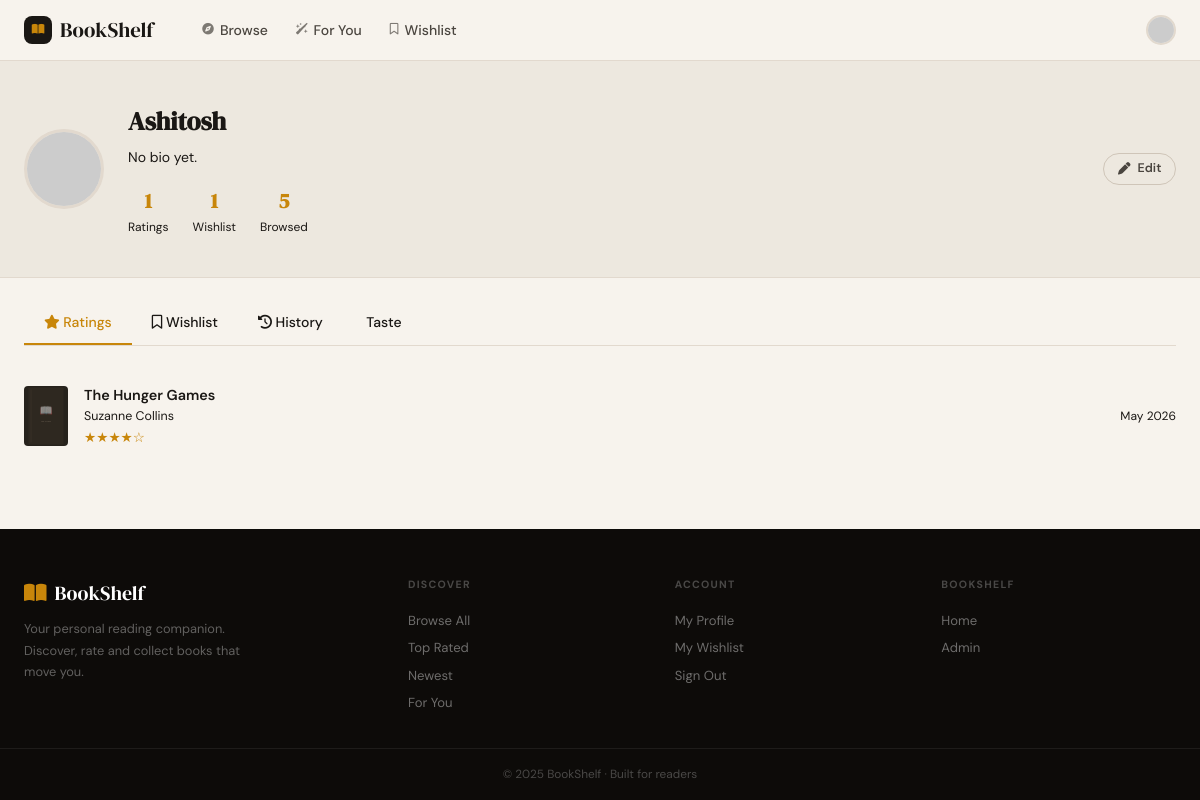
/user/profile (signed in), run on the app's committed database.
### app/models.py (models this page shows, shortened)
class User(UserMixin, db.Model):
    __tablename__ = 'users'
    __table_args__ = {'extend_existing': True}
    id             = db.Column(db.Integer, primary_key=True)
    username       = db.Column(db.String(80), unique=True, nullable=False)
    email          = db.Column(db.String(120), unique=True, nullable=False)
    password_hash  = db.Column(db.String(256), nullable=False)
    avatar_url     = db.Column(db.String(512))
    bio            = db.Column(db.Text)
    is_active      = db.Column(db.Boolean, default=True, nullable=False)
    is_admin       = db.Column(db.Boolean, default=False, nullable=False)
    is_super_admin = db.Column(db.Boolean, default=False, nullable=False)
    created_at     = db.Column(db.DateTime, default=datetime.utcnow, nullable=False)
    updated_at     = db.Column(db.DateTime, default=datetime.utcnow,
                               onupdate=datetime.utcnow, nullable=False)
    last_login     = db.Column(db.DateTime)
    ratings        = db.relationship('Rating',       backref='user', lazy='dynamic', cascade='all,delete')
    wishlist_items = db.relationship('Wishlist',      backref='user', lazy='dynamic', cascade='all,delete')
    read_items     = db.relationship('ReadHistory',   backref='user', lazy='dynamic', cascade='all,delete')
    genre_prefs    = db.relationship('UserGenrePref', backref='user', lazy='dynamic', cascade='all,delete')

class Rating(db.Model):
    __tablename__ = 'ratings'
    __table_args__ = (
        db.UniqueConstraint('user_id', 'book_id', name='uq_user_book'),
        {'extend_existing': True},
    )
    id         = db.Column(db.Integer, primary_key=True)
    user_id    = db.Column(db.Integer, db.ForeignKey('users.id'), nullable=False)
    book_id    = db.Column(db.Integer, db.ForeignKey('books.id'), nullable=False)
    rating     = db.Column(db.Float, nullable=False)
    review     = db.Column(db.Text)
    created_at = db.Column(db.DateTime, default=datetime.utcnow, nullable=False)
    updated_at = db.Column(db.DateTime, default=datetime.utcnow,
                           onupdate=datetime.utcnow, nullable=False)

class Book(db.Model):
    __tablename__ = 'books'
    __table_args__ = {'extend_existing': True}
    id                 = db.Column(db.Integer, primary_key=True)
    isbn               = db.Column(db.String(30))
    isbn13             = db.Column(db.String(20))
    external_id        = db.Column(db.String(256))          # raw id from CSV e.g. show/1234.Title
    title              = db.Column(db.String(512), nullable=False)
    series             = db.Column(db.String(256))          # e.g. "BTTH, #1"
    author             = db.Column(db.String(512))
    publisher          = db.Column(db.String(256))
    description        = db.Column(db.Text)
    cover_image_url    = db.Column(db.String(1024))
    publication_date   = db.Column(db.String(50))
    page_count         = db.Column(db.Integer)
    language           = db.Column(db.String(50))
    category           = db.Column(db.String(256))          # e.g. "Web Novel (Xianxia)"
    region             = db.Column(db.String(100))          # e.g. "China"
    amazon_link        = db.Column(db.String(1024))
    free_source_link   = db.Column(db.String(1024))
    free_source_name   = db.Column(db.String(256))          # e.g. "Official Translation"
    average_rating     = db.Column(db.Float, default=0.0)
    ratings_count      = db.Column(db.Integer, default=0)
    text_reviews_count = db.Column(db.Integer, default=0)
    popularity         = db.Column(db.Float, default=0.0)
    created_at         = db.Column(db.DateTime, default=datetime.utcnow, nullable=False)
    updated_at         = db.Column(db.DateTime, default=datetime.utcnow,
                                   onupdate=datetime.utcnow, nullable=False)
    genres  = db.relationship('Genre', secondary=book_genres, lazy='subquery',
                              backref=db.backref('books', lazy=True))
    ratings = db.relationship('Rating',      backref='book', lazy='dynamic', cascade='all,delete')
    wishers = db.relationship('Wishlist',    backref='book', lazy='dynamic', cascade='all,delete')
    readers = db.relationship('ReadHistory', backref='book', lazy='dynamic', cascade='all,delete')
    def cover(self):
        if self.cover_image_url and self.cover_image_url.startswith('http'):
            return self.cover_image_url
        if self.isbn13:
            return f'https://covers.openlibrary.org/b/isbn/{self.isbn13}-M.jpg'
        if self.isbn and self.isbn.lower() not in ('n/a', 'na', 'none', ''):
            return f'https://covers.openlibrary.org/b/isbn/{self.isbn}-M.jpg'
        return None

### app/routes/user.py (the view)
@user_bp.route('/profile')
@login_required
def profile():
    ratings    = (Rating.query.filter_by(user_id=current_user.id)
                  .order_by(Rating.updated_at.desc()).limit(20).all())
    wishlist   = (Wishlist.query.filter_by(user_id=current_user.id)
                  .order_by(Wishlist.added_at.desc()).limit(12).all())
    history    = (ReadHistory.query.filter_by(user_id=current_user.id)
                  .order_by(ReadHistory.read_at.desc()).limit(12).all())
    prefs      = (UserGenrePref.query.filter_by(user_id=current_user.id)
                  .order_by(UserGenrePref.weight.desc()).limit(6).all())
    taste_labels = [p.genre.name for p in prefs]
    taste_data   = [round(p.weight, 2) for p in prefs]
    dist = {i: 0 for i in range(1, 6)}
    for r in Rating.query.filter_by(user_id=current_user.id).all():
        key = round(r.rating)
        if key in dist:
            dist[key] += 1
    book_ids   = [r.book_id for r in ratings]
    books_map  = {b.id: b for b in Book.query.filter(Book.id.in_(book_ids)).all()}
    wish_ids   = [w.book_id for w in wishlist]
    wish_books = {b.id: b for b in Book.query.filter(Book.id.in_(wish_ids)).all()}
    hist_ids   = [h.book_id for h in history]
    hist_books = {b.id: b for b in Book.query.filter(Book.id.in_(hist_ids)).all()}
    return render_template('user/profile.html',
                           ratings=ratings,
                           wishlist=wishlist,
                           history=history,
                           books_map=books_map,
                           wish_books=wish_books,
                           hist_books=hist_books,
                           taste_labels=taste_labels,
                           taste_data=taste_data,
                           dist=dist)

### app/models.py (called while the page is built)
@login_manager.user_loader
def load_user(user_id):
    return db.session.get(User, int(user_id))

### app/templates/user/profile.html (shortened to what this page needs)
{% extends "base.html" %}
{% block content %}
<div class="profile-hero">
  <div class="container">
    <div class="profile-layout">
      <img class="profile-avatar"
           src="{{ current_user.avatar_url or 'https://api.dicebear.com/8.x/initials/svg?seed=' ~ current_user.username }}"
           alt="{{ current_user.username }}">
      <div>
        <div class="profile-name">{{ current_user.username }}</div>
        <div class="profile-bio">{{ current_user.bio or 'No bio yet.' }}</div>
        <div class="profile-stats">
          <div class="p-stat"><div class="p-stat-num">{{ ratings|length }}</div><div class="p-stat-label">Ratings</div></div>
          <div class="p-stat"><div class="p-stat-num">{{ wishlist|length }}</div><div class="p-stat-label">Wishlist</div></div>
          <div class="p-stat"><div class="p-stat-num">{{ history|length }}</div><div class="p-stat-label">Browsed</div></div>
        </div>
      </div>
      <div class="profile-actions">
        <a href="{{ url_for('user.edit_profile') }}" class="btn btn-ghost btn-sm"><i class="fa-solid fa-pen"></i> Edit</a>
      </div>
    </div>
  </div>
</div>
<div class="container">
  <div class="tabs">
    <span class="tab active" onclick="showTab('ratings',this)"><i class="fa-solid fa-star"></i> Ratings</span>
    <span class="tab" onclick="showTab('wishlist',this)"><i class="fa-regular fa-bookmark"></i> Wishlist</span>
    <span class="tab" onclick="showTab('history',this)"><i class="fa-solid fa-clock-rotate-left"></i> History</span>
    <span class="tab" onclick="showTab('taste',this)"> Taste</span>
  </div>
  <div class="tab-content active" id="tab-ratings">
    {% if ratings %}
      {% for r in ratings %}
      {% set book = books_map.get(r.book_id) %}{% if book %}
      <div class="rating-row">
        <img class="rating-cover" src="{{ book.cover() or '/static/img/no-cover.svg' }}" onerror="this.src='/static/img/no-cover.svg'">
        <div class="rating-info">
          <a href="{{ url_for('books.detail', book_id=book.id) }}" style="color:var(--text-primary)">
            <div class="rating-title">{{ book.title }}</div>
          </a>
          <div class="rating-author">{{ book.author or 'Unknown' }}</div>
          <div class="rating-stars">{% for i in range(1,6) %}{% if i <= r.rating %}★{% else %}☆{% endif %}{% endfor %}</div>
        </div>
        <div class="rating-date">{{ r.updated_at.strftime('%b %Y') }}</div>
      </div>
      {% endif %}{% endfor %}
    {% else %}
    <div class="empty-state"><i class="fa-solid fa-star"></i><p>No ratings yet. Start rating books!</p><a href="{{ url_for('books.browse') }}" class="btn btn-gold">Browse Books</a></div>
    {% endif %}
  </div>
      {% set total = dist.values()|sum or 1 %}
</div>
{% endblock %}

### app/templates/base.html (style rules this page uses)
:root { --bg: #F7F3ED; --bg-alt: #EDE8DF; --surface: #FFFFFF; --ink: #1A1714; --ink-mid: #2E2A26; --text: #1A1714; --text-2: #4A453F; --text-3: #8C857C; --border: #E2D9CE; --border-2: #CFC5B8; --red: #C74B30; --red-dark: #A33B23; --red-light: #FDF1EE; --gold: #C8860A; --gold-light: #FEF5E4; --teal: #1A6B6B; --teal-light: #EAF5F5; --green: #1A7A4A; --green-light: #EDF7F2; --dark: #0D0B09; --dark-2: #18150F; --dark-3: #252019; --s1: 0 1px 3px rgba(0,0,0,.07), 0 1px 2px rgba(0,0,0,.04); --s2: 0 4px 16px rgba(0,0,0,.09), 0 2px 4px rgba(0,0,0,.05); --s3: 0 8px 32px rgba(0,0,0,.11), 0 3px 8px rgba(0,0,0,.06); --s4: 0 24px 64px rgba(0,0,0,.15), 0 8px 24px rgba(0,0,0,.08); --card-ring: 0 0 0 1px rgba(0,0,0,.07); --r1: 4px; --r2: 8px; --r3: 12px; --r4: 18px; --r5: 9999px; --serif: 'DM Serif Display', Georgia, serif; --sans: 'DM Sans', system-ui, sans-serif; --ease: cubic-bezier(.25,.46,.45,.94); --t: .18s var(--ease); --cream: #F7F3ED; --cream-alt: #EDE8DF; --parchment: #F7F3ED; --parchment-alt: #EDE8DF; --white: #FFFFFF; --navy: #0D0B09; --navy-mid: #18150F; --navy-light: #EDF7F2; --forest: #1A7A4A; --forest-mid: #155E38; --forest-light: #EDF7F2; --terra: #C74B30; --terra-dark: #A33B23; --terra-light: #FDF1EE; --amber: #C8860A; --amber-light: #FEF5E4; --gold-l: #FEF5E4; --sage: #2D7A55; --sage-light: #EAF5EF; --text-900: #1A1714; --text-700: #2E2A26; --text-600: #3D3830; --text-500: #4A453F; --text-400: #6B655C; --text-300: #8C857C; --bg-card: #FFFFFF; --bg-surface: #EDE8DF; --bg-raised: #EDE8DF; --radius-sm: 4px; --radius-md: 8px; --radius-lg: 12px; --radius-xl: 18px; --radius-full: 9999px; --shadow-sm: 0 1px 3px rgba(0,0,0,.07); --shadow-md: 0 4px 16px rgba(0,0,0,.09); --shadow-lg: 0 8px 32px rgba(0,0,0,.11); --shadow-card: 0 0 0 1px rgba(0,0,0,.07), 0 2px 6px rgba(0,0,0,.05); --transition: .18s cubic-bezier(.25,.46,.45,.94); --font-display: 'DM Serif Display', Georgia, serif; --font-body: 'DM Sans', system-ui, sans-serif; --ease-spring: cubic-bezier(.34,1.4,.64,1); }
*,*::before,*::after { box-sizing:border-box; margin:0; padding:0; }
html { scroll-behavior:smooth; -webkit-font-smoothing:antialiased; }
body { font-family:var(--sans); background:var(--bg); color:var(--text); min-height:100vh; display:flex; flex-direction:column; line-height:1.6; }
a { color:var(--red); text-decoration:none; transition:color var(--t); }
img { display:block; max-width:100%; }
.container { max-width:1280px; margin:0 auto; padding:0 1.5rem; }
.btn { display:inline-flex; align-items:center; gap:.45rem; padding:.55rem 1.35rem; border-radius:var(--r5); font-size:.875rem; font-weight:600; cursor:pointer; border:none; transition:all var(--t); font-family:var(--sans); white-space:nowrap; }
.btn-ghost { background:transparent; border:1.5px solid var(--border-2); color:var(--text-2); }
.btn-sm { padding:.3rem .85rem; font-size:.78rem; }

### data on the page
User: username "Ashitosh", bio "No bio yet."
Rating: rating 4 (drawn), updated_at "May 2026"
Book: title "The Hunger Games", author "Suzanne Collins"

### other printed values
{{ ratings|length }} "1"
{{ wishlist|length }} "1"
{{ history|length }} "5"
